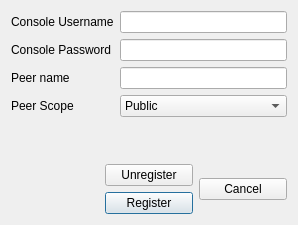
<?xml version="1.0" encoding="UTF-8"?>
<ui version="4.0">
 <class>DlgRegisterPeer</class>
 <widget class="QDialog" name="DlgRegisterPeer">
  <property name="geometry">
   <rect>
    <x>0</x>
    <y>0</y>
    <width>298</width>
    <height>225</height>
   </rect>
  </property>
  <property name="sizePolicy">
   <sizepolicy hsizetype="Minimum" vsizetype="Minimum">
    <horstretch>0</horstretch>
    <verstretch>0</verstretch>
   </sizepolicy>
  </property>
  <property name="windowTitle">
   <string>Dialog</string>
  </property>
  <layout class="QGridLayout" name="gridLayout">
   <item row="9" column="2">
    <widget class="QPushButton" name="btn_cancel">
     <property name="text">
      <string>Cancel</string>
     </property>
     <property name="autoDefault">
      <bool>false</bool>
     </property>
    </widget>
   </item>
   <item row="9" column="1">
    <layout class="QVBoxLayout" name="verticalLayout">
     <item>
      <widget class="QPushButton" name="btn_unregister">
       <property name="text">
        <string>Unregister</string>
       </property>
       <property name="default">
        <bool>true</bool>
       </property>
      </widget>
     </item>
     <item>
      <widget class="QPushButton" name="btn_register">
       <property name="text">
        <string>Register</string>
       </property>
       <property name="default">
        <bool>true</bool>
       </property>
      </widget>
     </item>
    </layout>
   </item>
   <item row="5" column="0" colspan="3">
    <layout class="QGridLayout" name="gridLayout_2">
     <item row="1" column="0">
      <widget class="QLabel" name="lbl_password">
       <property name="toolTip">
        <string>Password of Subutai Console</string>
       </property>
       <property name="text">
        <string>Console Password</string>
       </property>
      </widget>
     </item>
     <item row="2" column="1">
      <widget class="QLineEdit" name="lne_peername"/>
     </item>
     <item row="0" column="1">
      <widget class="QLineEdit" name="lne_username"/>
     </item>
     <item row="2" column="0">
      <widget class="QLabel" name="lbl_peer_name">
       <property name="toolTip">
        <string>Peer name for Bazaar</string>
       </property>
       <property name="text">
        <string>Peer name</string>
       </property>
      </widget>
     </item>
     <item row="1" column="1">
      <widget class="QLineEdit" name="lne_password"/>
     </item>
     <item row="0" column="0">
      <widget class="QLabel" name="lbl_username">
       <property name="toolTip">
        <string>Username for Subutai Console.</string>
       </property>
       <property name="text">
        <string>Console Username</string>
       </property>
      </widget>
     </item>
     <item row="3" column="0">
      <widget class="QLabel" name="lbl_peer_scope">
       <property name="toolTip">
        <string>Peer scope</string>
       </property>
       <property name="text">
        <string>Peer Scope</string>
       </property>
      </widget>
     </item>
     <item row="3" column="1">
      <widget class="QComboBox" name="cmb_peer_scope">
       <item>
        <property name="text">
         <string>Public</string>
        </property>
       </item>
       <item>
        <property name="text">
         <string>Private</string>
        </property>
       </item>
       <item>
        <property name="text">
         <string>Shared</string>
        </property>
       </item>
      </widget>
     </item>
     <item row="4" column="0" colspan="2">
      <widget class="QLabel" name="lbl_info">
       <property name="text">
        <string/>
       </property>
      </widget>
     </item>
    </layout>
   </item>
  </layout>
 </widget>
 <resources/>
 <connections/>
</ui>
